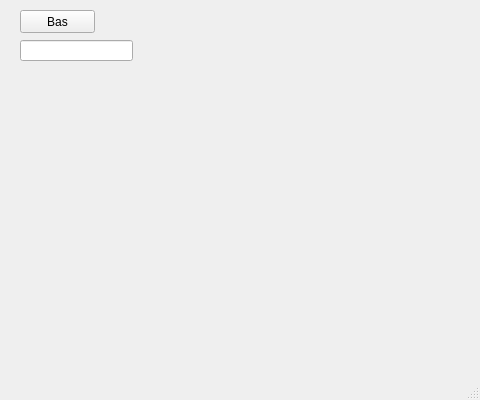
<?xml version="1.0" encoding="UTF-8"?>
<ui version="4.0">
 <class>MainWindow</class>
 <widget class="QMainWindow" name="MainWindow">
  <property name="geometry">
   <rect>
    <x>0</x>
    <y>0</y>
    <width>480</width>
    <height>400</height>
   </rect>
  </property>
  <property name="windowTitle">
   <string>İlk Denememiz</string>
  </property>
  <widget class="QWidget" name="centralwidget">
   <widget class="QPushButton" name="btilk">
    <property name="geometry">
     <rect>
      <x>20</x>
      <y>10</y>
      <width>75</width>
      <height>23</height>
     </rect>
    </property>
    <property name="text">
     <string>Bas</string>
    </property>
   </widget>
   <widget class="QLabel" name="lblDurum">
    <property name="geometry">
     <rect>
      <x>110</x>
      <y>10</y>
      <width>171</width>
      <height>16</height>
     </rect>
    </property>
    <property name="text">
     <string/>
    </property>
   </widget>
   <widget class="QLineEdit" name="txtAdi">
    <property name="geometry">
     <rect>
      <x>20</x>
      <y>40</y>
      <width>113</width>
      <height>21</height>
     </rect>
    </property>
    <property name="autoFillBackground">
     <bool>false</bool>
    </property>
    <property name="echoMode">
     <enum>QLineEdit::Password</enum>
    </property>
   </widget>
  </widget>
  <widget class="QMenuBar" name="menubar">
   <property name="geometry">
    <rect>
     <x>0</x>
     <y>0</y>
     <width>480</width>
     <height>18</height>
    </rect>
   </property>
  </widget>
  <widget class="QStatusBar" name="statusbar"/>
 </widget>
 <resources/>
 <connections/>
</ui>
